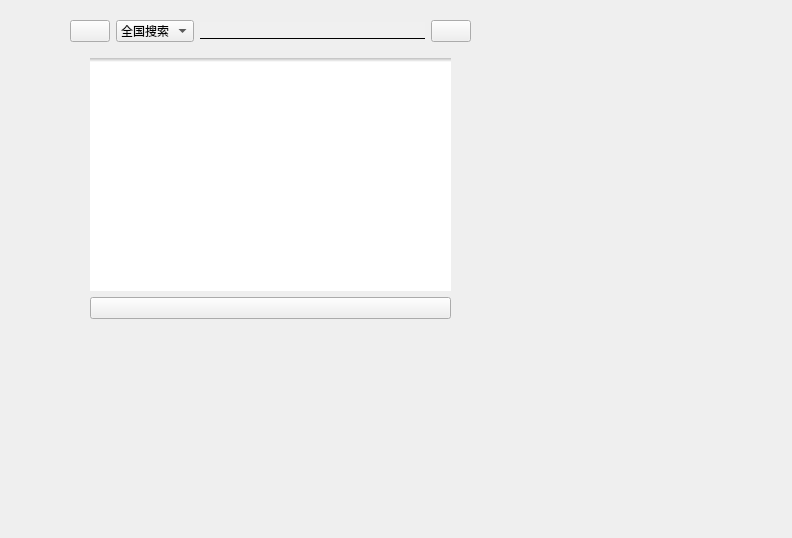
<?xml version="1.0" encoding="UTF-8"?>
<ui version="4.0">
 <class>Search</class>
 <widget class="QWidget" name="Search">
  <property name="geometry">
   <rect>
    <x>0</x>
    <y>0</y>
    <width>792</width>
    <height>538</height>
   </rect>
  </property>
  <property name="windowTitle">
   <string>Form</string>
  </property>
  <property name="styleSheet">
   <string notr="true">QListWidget{
border:none;
border-top: 4px solid  qlineargradient(spread:pad, x1:0.5, y1:0, x2:0.5, y2:1, stop:0 rgba(191, 191, 191, 255), stop:1 rgba(255, 255, 255, 255));
}
QScrollBar:vertical {
      border: none;
 	  background-color: rgba(255, 255, 255);
      width: 4px;
      margin: 0px 0 0px 0;
  }
  QScrollBar::handle:vertical {
	 border: none;
     border-radius:2px;
      background: rgba(154, 154, 154, 150);
      min-height: 15px;
  }
QScrollBar::sub-line:vertical {
      border: none;
      height: 0px;
      subcontrol-position: top;
      subcontrol-origin: margin;
  }
QScrollBar::add-line:vertical {
      border: none;
      height: 0px;
      subcontrol-position: bottom;
      subcontrol-origin: margin;
  }
  QScrollBar::up-arrow:vertical, QScrollBar::down-arrow:vertical {
	border:none;
      width: 0px;
      height: 0px;
  }
  QScrollBar::add-page:vertical, QScrollBar::sub-page:vertical {
      background: none;
  }

</string>
  </property>
  <widget class="QWidget" name="gridLayoutWidget">
   <property name="geometry">
    <rect>
     <x>70</x>
     <y>20</y>
     <width>401</width>
     <height>321</height>
    </rect>
   </property>
   <layout class="QGridLayout" name="gridLayout">
    <item row="0" column="2">
     <widget class="QLineEdit" name="SearchLineEdit">
      <property name="styleSheet">
       <string notr="true">border:none;
border-bottom:1px solid #000;
background-color: #F0F0F0;</string>
      </property>
      <property name="inputMask">
       <string/>
      </property>
     </widget>
    </item>
    <item row="0" column="1">
     <widget class="QComboBox" name="comboBox">
      <property name="styleSheet">
       <string notr="true"/>
      </property>
      <item>
       <property name="text">
        <string>全国搜索</string>
       </property>
      </item>
      <item>
       <property name="text">
        <string>本地搜索</string>
       </property>
      </item>
      <item>
       <property name="text">
        <string>搜索店铺</string>
       </property>
      </item>
     </widget>
    </item>
    <item row="0" column="0">
     <widget class="QPushButton" name="BackBt">
      <property name="styleSheet">
       <string notr="true">border-image: url(:/Art/SearchPage/退出.png);</string>
      </property>
      <property name="text">
       <string/>
      </property>
     </widget>
    </item>
    <item row="0" column="3">
     <widget class="QPushButton" name="SearchBt">
      <property name="styleSheet">
       <string notr="true">border-image: url(:/Art/SearchPage/搜索_搜索 .png);</string>
      </property>
      <property name="text">
       <string/>
      </property>
     </widget>
    </item>
    <item row="1" column="0" colspan="4">
     <widget class="QStackedWidget" name="stackedWidget">
      <property name="currentIndex">
       <number>0</number>
      </property>
      <widget class="QWidget" name="page">
       <widget class="QWidget" name="verticalLayoutWidget">
        <property name="geometry">
         <rect>
          <x>20</x>
          <y>10</y>
          <width>361</width>
          <height>261</height>
         </rect>
        </property>
        <layout class="QVBoxLayout" name="verticalLayout">
         <item>
          <widget class="QListWidget" name="listWidget"/>
         </item>
         <item>
          <widget class="QPushButton" name="ClearListWidget">
           <property name="styleSheet">
            <string notr="true"/>
           </property>
           <property name="text">
            <string/>
           </property>
           <property name="icon">
            <iconset resource="nidaye.qrc">
             <normaloff>:/Art/SearchPage/搜索_删除历史记录.png</normaloff>:/Art/SearchPage/搜索_删除历史记录.png</iconset>
           </property>
          </widget>
         </item>
        </layout>
       </widget>
      </widget>
      <widget class="QWidget" name="page_2">
       <widget class="QWidget" name="verticalLayoutWidget_2">
        <property name="geometry">
         <rect>
          <x>30</x>
          <y>20</y>
          <width>351</width>
          <height>241</height>
         </rect>
        </property>
        <layout class="QVBoxLayout" name="verticalLayout_2">
         <item>
          <widget class="QListWidget" name="SearchListWidget">
           <property name="viewMode">
            <enum>QListView::ListMode</enum>
           </property>
          </widget>
         </item>
        </layout>
       </widget>
      </widget>
      <widget class="QWidget" name="page_3">
       <widget class="QWidget" name="gridLayoutWidget_2">
        <property name="geometry">
         <rect>
          <x>10</x>
          <y>10</y>
          <width>381</width>
          <height>271</height>
         </rect>
        </property>
        <layout class="QGridLayout" name="gridLayout_2">
         <item row="0" column="0">
          <widget class="QComboBox" name="comboBox_2">
           <item>
            <property name="text">
             <string>综合排序</string>
            </property>
           </item>
           <item>
            <property name="text">
             <string>销量</string>
            </property>
           </item>
           <item>
            <property name="text">
             <string>新品优先</string>
            </property>
           </item>
           <item>
            <property name="text">
             <string>评论数由高到低</string>
            </property>
           </item>
          </widget>
         </item>
         <item row="0" column="2">
          <widget class="QPushButton" name="pushButton_3">
           <property name="text">
            <string>销量</string>
           </property>
          </widget>
         </item>
         <item row="0" column="1">
          <widget class="QComboBox" name="comboBox_4">
           <item>
            <property name="text">
             <string>价格由高到低</string>
            </property>
           </item>
           <item>
            <property name="text">
             <string>价格由低到高</string>
            </property>
           </item>
          </widget>
         </item>
         <item row="0" column="3">
          <widget class="QPushButton" name="pushButton_4">
           <property name="text">
            <string>筛选</string>
           </property>
          </widget>
         </item>
         <item row="1" column="0" colspan="4">
          <widget class="QScrollArea" name="scrollArea">
           <property name="horizontalScrollBarPolicy">
            <enum>Qt::ScrollBarAlwaysOff</enum>
           </property>
           <property name="widgetResizable">
            <bool>true</bool>
           </property>
           <widget class="QWidget" name="scrollAreaWidgetContents">
            <property name="geometry">
             <rect>
              <x>0</x>
              <y>0</y>
              <width>98</width>
              <height>28</height>
             </rect>
            </property>
           </widget>
          </widget>
         </item>
        </layout>
       </widget>
      </widget>
     </widget>
    </item>
   </layout>
  </widget>
 </widget>
 <resources>
  <include location="nidaye.qrc"/>
 </resources>
 <connections/>
</ui>
